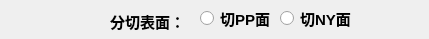
    <widget class="QWidget" name="scrollAreaWidgetContents_4">
     <property name="geometry">
      <rect>
       <x>0</x>
       <y>0</y>
       <width>429</width>
       <height>39</height>
      </rect>
     </property>
     <widget class="QRadioButton" name="radioButton_6">
      <property name="geometry">
       <rect>
        <x>280</x>
        <y>10</y>
        <width>71</width>
        <height>17</height>
       </rect>
      </property>
      <property name="font">
       <font>
        <pointsize>11</pointsize>
        <weight>75</weight>
        <bold>true</bold>
       </font>
      </property>
      <property name="text">
       <string>切NY面</string>
      </property>
     </widget>
     <widget class="QRadioButton" name="radioButton_5">
      <property name="geometry">
       <rect>
        <x>200</x>
        <y>10</y>
        <width>71</width>
        <height>17</height>
       </rect>
      </property>
      <property name="font">
       <font>
        <pointsize>11</pointsize>
        <weight>75</weight>
        <bold>true</bold>
       </font>
      </property>
      <property name="text">
       <string>切PP面</string>
      </property>
     </widget>
     <widget class="QLabel" name="label_37">
      <property name="geometry">
       <rect>
        <x>110</x>
        <y>10</y>
        <width>71</width>
        <height>21</height>
       </rect>
      </property>
      <property name="font">
       <font>
        <pointsize>11</pointsize>
        <weight>75</weight>
        <bold>true</bold>
       </font>
      </property>
      <property name="text">
       <string>&lt;html&gt;&lt;head/&gt;&lt;body&gt;&lt;p&gt;分切表面：&lt;/p&gt;&lt;/body&gt;&lt;/html&gt;</string>
      </property>
     </widget>
    </widget>
